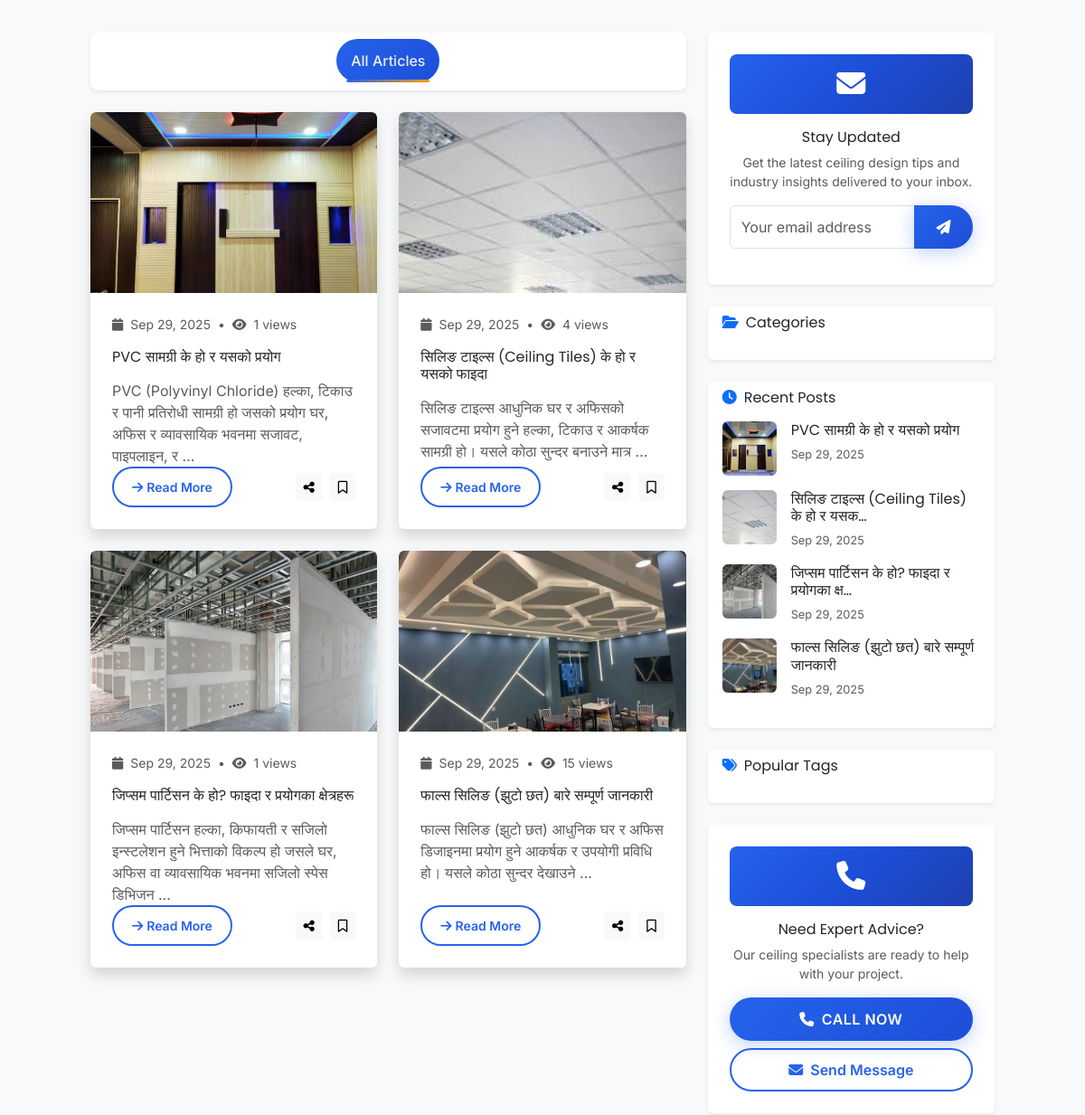
/blog/ (middle part), run on an earlier commit of the app's database.
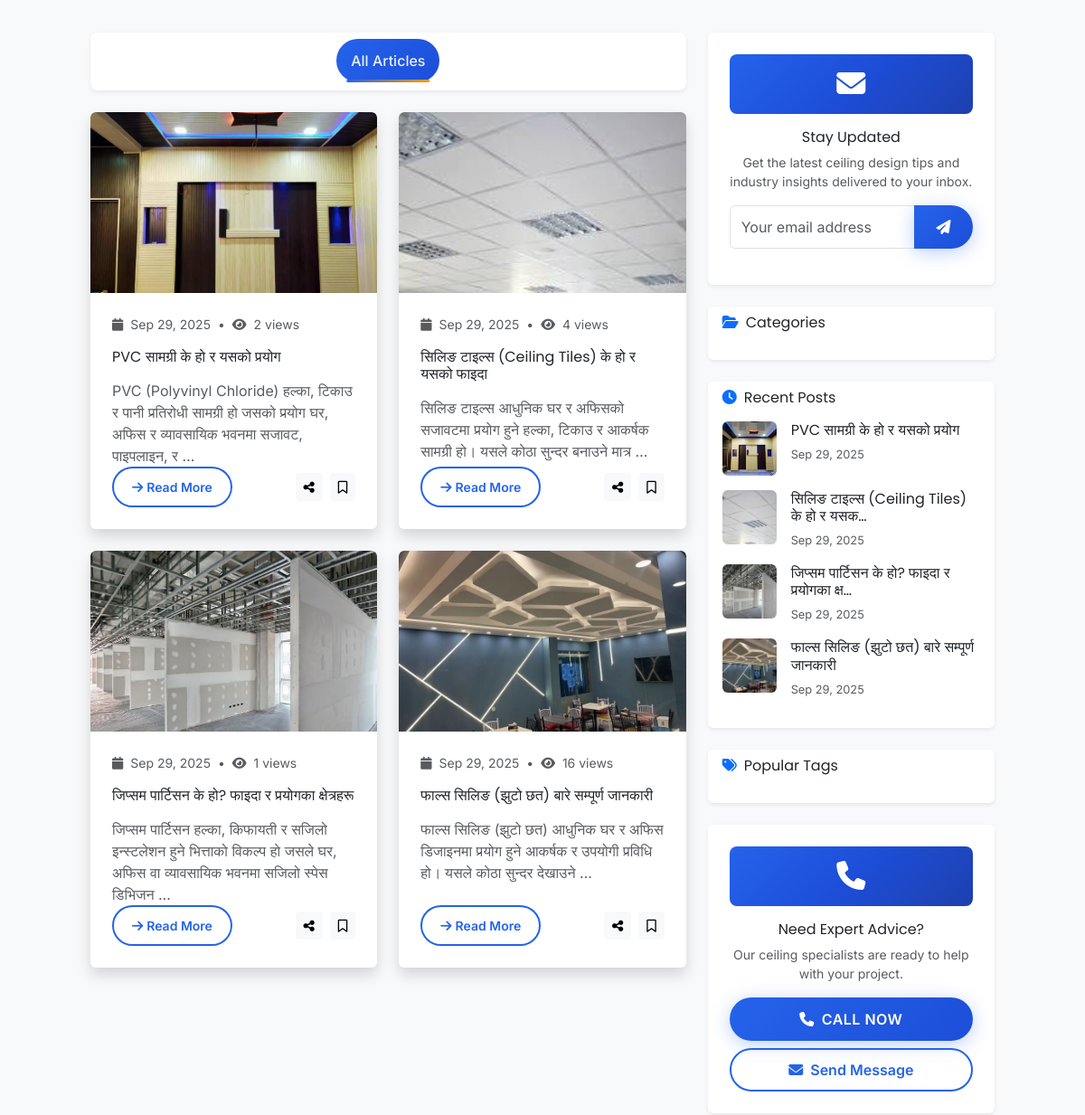
And on a later commit of the database.
### app/models.py (models this page shows, shortened)
class BlogPost(models.Model):
    title = models.CharField(max_length=200)
    slug = models.SlugField(unique=True)
    content = models.TextField()
    excerpt = models.TextField(max_length=300)
    image = models.ImageField(upload_to='blog/', blank=True, null=True)  # Renamed from featured_image
    author = models.ForeignKey(User, on_delete=models.CASCADE)
    category = models.ForeignKey(BlogCategory, on_delete=models.SET_NULL, null=True, blank=True)
    views = models.IntegerField(default=0)
    created_at = models.DateTimeField(default=timezone.now)
    updated_at = models.DateTimeField(auto_now=True)
    is_published = models.BooleanField(default=False)
    is_featured = models.BooleanField(default=False)
    class Meta:
        ordering = ['-created_at']

### app/views.py (the view)
# urls.py: path('blog/', views.blog, name='blog'),
def blog(request):
    posts = BlogPost.objects.filter(is_published=True).select_related('category', 'author')
    search_query = request.GET.get('search', '')
    if search_query:
        posts = posts.filter(
            Q(title__icontains=search_query) |
            Q(content__icontains=search_query) |
            Q(excerpt__icontains=search_query)
        )
    category_slug = request.GET.get('category', '')
    current_category = None
    if category_slug:
        current_category = get_object_or_404(BlogCategory, slug=category_slug)
        posts = posts.filter(category=current_category)
    tag_name = request.GET.get('tag', '')
    if tag_name:
        posts = posts.filter(tags__name=tag_name)
    featured_post = BlogPost.objects.filter(
        is_published=True,
        is_featured=True
    ).first()
    paginator = Paginator(posts, 6)
    page_number = request.GET.get('page', 1)
    page_obj = paginator.get_page(page_number)
    categories = BlogCategory.objects.all()
    recent_posts_qs = BlogPost.objects.filter(is_published=True).order_by('-created_at')
    if featured_post:
        recent_posts_qs = recent_posts_qs.exclude(id=featured_post.id)
    recent_posts = recent_posts_qs[:5]
    popular_tags = BlogTag.objects.all()[:10]
    context = {
        'posts': page_obj,
        'featured_post': featured_post,
        'categories': categories,
        'current_category': current_category,
        'recent_posts': recent_posts,
        'popular_tags': popular_tags,
    }
    return render(request, 'blog.html', context)

### app/templates/blog.html (shortened to what this page needs)
{% extends 'base.html' %}
{% load static %}
{% block content %}
<section class="section-padding bg-light">
    <div class="container">
        <div class="row">
            <div class="col-lg-8">
                <div class="filter-tabs mb-4" data-aos="fade-up">
                    <ul class="nav nav-pills justify-content-center bg-white rounded-3 shadow-sm p-2">
                        <li class="nav-item">
                            <a class="nav-link {% if not current_category %}active{% endif %}"
                               href="{% url 'blog' %}">All Articles</a>
                        </li>
                    </ul>
                </div>
                <div class="row">
                    {% for post in posts %}
                    <div class="col-md-6 mb-4" data-aos="fade-up" data-aos-delay="{{ forloop.counter0|add:100 }}">
                        <article class="card h-100 border-0 shadow card-hover">
                            <div class="position-relative overflow-hidden">
                                {% if post.image %}
                                    <img src="{{ post.image.url }}"
                                         class="card-img-top" alt="{{ post.title }}"
                                         style="height: 200px; object-fit: cover;">
                                {% else %}
                                    <img src="{% static 'images/blog/default-blog.jpg' %}"
                                         class="card-img-top" alt="{{ post.title }}"
                                         style="height: 200px; object-fit: cover;">
                                {% endif %}
                            </div>
                            <div class="card-body d-flex flex-column p-4">
                                <div class="d-flex align-items-center mb-3 text-muted small">
                                    <i class="fas fa-calendar me-2"></i>
                                    <span>{{ post.created_at|date:"M d, Y" }}</span>
                                    <span class="mx-2">•</span>
                                    <i class="fas fa-eye me-2"></i>
                                    <span>{{ post.views|default:0 }} views</span>
                                </div>
                                <h5 class="card-title mb-3">
                                    <a href="{% url 'blog_detail' post.slug %}" class="text-decoration-none text-dark">
                                        {{ post.title }}
                                    </a>
                                </h5>
                                <p class="card-text text-muted flex-grow-1">
                                    {{ post.excerpt|truncatewords:20 }}
                                </p>
                                <div class="d-flex justify-content-between align-items-center mt-auto">
                                    <a href="{% url 'blog_detail' post.slug %}" class="btn btn-outline-primary btn-sm">
                                        <i class="fas fa-arrow-right me-1"></i>Read More
                                    </a>
                                    <div class="d-flex gap-2">
                                        <button class="btn btn-sm btn-light" data-bs-toggle="tooltip" title="Share">
                                            <i class="fas fa-share-alt"></i>
                                        </button>
                                        <button class="btn btn-sm btn-light" data-bs-toggle="tooltip" title="Bookmark">
                                            <i class="far fa-bookmark"></i>
                                        </button>
                                    </div>
                                </div>
                            </div>
                        </article>
                    </div>
                    {% endfor %}
                </div>
            </div>
            <div class="col-lg-4">
                <div class="sidebar">
                    <div class="card border-0 shadow-sm mb-4" data-aos="fade-left">
                        <div class="card-body text-center p-4">
                            <div class="gradient-bg text-white rounded-3 p-3 mb-3">
                                <i class="fas fa-envelope fa-2x"></i>
                            </div>
                            <h5 class="card-title">Stay Updated</h5>
                            <p class="text-muted small mb-3">Get the latest ceiling design tips and industry insights delivered to your inbox.</p>
                            <form class="newsletter-form">
                                <div class="input-group mb-3">
                                    <input type="email" class="form-control" placeholder="Your email address" required>
                                    <button class="btn btn-primary-custom" type="submit">
                                        <i class="fas fa-paper-plane"></i>
                                    </button>
                                </div>
                            </form>
                        </div>
                    </div>
                    <div class="card border-0 shadow-sm mb-4" data-aos="fade-left" data-aos-delay="100">
                        <div class="card-header bg-transparent border-0 pb-0">
                            <h6 class="mb-0"><i class="fas fa-folder-open me-2 text-primary"></i>Categories</h6>
                        </div>
                        <div class="card-body pt-3">
                        </div>
                    </div>
                    <div class="card border-0 shadow-sm mb-4" data-aos="fade-left" data-aos-delay="200">
                        <div class="card-header bg-transparent border-0 pb-0">
                            <h6 class="mb-0"><i class="fas fa-clock me-2 text-primary"></i>Recent Posts</h6>
                        </div>
                        <div class="card-body pt-3">
                            {% for post in recent_posts %}
                            <div class="d-flex mb-3">
                                {% if post.image %}
                                    <img src="{{ post.image.url }}"
                                         class="rounded me-3" alt="{{ post.title }}"
                                         style="width: 60px; height: 60px; object-fit: cover;">
                                {% else %}
                                    <img src="{% static 'images/blog/default-blog.jpg' %}"
                                         class="rounded me-3" alt="{{ post.title }}"
                                         style="width: 60px; height: 60px; object-fit: cover;">
                                {% endif %}
                                <div class="flex-grow-1">
                                    <h6 class="mb-1">
                                        <a href="{% url 'blog_detail' post.slug %}" class="text-decoration-none text-dark">
                                            {{ post.title|truncatechars:40 }}
                                        </a>
                                    </h6>
                                    <small class="text-muted">{{ post.created_at|date:"M d, Y" }}</small>
                                </div>
                            </div>
                            {% endfor %}
                        </div>
                    </div>
                    <div class="card border-0 shadow-sm mb-4" data-aos="fade-left" data-aos-delay="300">
                        <div class="card-header bg-transparent border-0 pb-0">
                            <h6 class="mb-0"><i class="fas fa-tags me-2 text-primary"></i>Popular Tags</h6>
                        </div>
                        <div class="card-body pt-3">
                        </div>
                    </div>
                    <div class="card border-0 shadow-sm" data-aos="fade-left" data-aos-delay="400">
                        <div class="card-body text-center p-4">
                            <div class="gradient-bg text-white rounded-3 p-3 mb-3">
                                <i class="fas fa-phone fa-2x"></i>
                            </div>
                            <h5 class="card-title">Need Expert Advice?</h5>
                            <p class="text-muted small mb-3">Our ceiling specialists are ready to help with your project.</p>
                            <div class="d-grid gap-2">
                                <a href="tel:9822662207" class="btn btn-primary-custom">
                                    <i class="fas fa-phone me-2"></i>Call Now
                                </a>
                                <a href="{% url 'contact' %}" class="btn btn-outline-primary">
                                    <i class="fas fa-envelope me-2"></i>Send Message
                                </a>
                            </div>
                        </div>
                    </div>
                </div>
            </div>
        </div>
    </div>
</section>
{% endblock %}

### app/templates/base.html (shortened to what this page needs)
<!DOCTYPE html>
<html lang="en">
<head>
    <script src="https://cdn.tailwindcss.com"></script>
    <link href="https://cdn.jsdelivr.net/npm/bootstrap@5.3.2/dist/css/bootstrap.min.css" rel="stylesheet">
    <link rel="stylesheet" href="https://cdnjs.cloudflare.com/ajax/libs/font-awesome/6.4.0/css/all.min.css">
    <link href="https://unpkg.com/aos@2.3.1/dist/aos.css" rel="stylesheet">
    <link rel="stylesheet" href="https://unpkg.com/swiper@10/swiper-bundle.min.css">
    <link href="https://cdn.jsdelivr.net/npm/bootstrap-icons@1.10.5/font/bootstrap-icons.css" rel="stylesheet">
</head>
<body>
    <main>
        {% block content %}
        {% endblock %}
    </main>
</body>
</html>

### app/templates/base.html (style rules this page uses)
:root { --primary-color: #2563eb; --primary-dark: #1d4ed8; --primary-light: #3b82f6; --secondary-color: #f59e0b; --accent-color: #10b981; --dark-color: #0f172a; --light-color: #f8fafc; --text-dark: #1e293b; --text-light: #64748b; --border-color: rgba(15, 23, 42, 0.1); --glass-bg: rgba(255, 255, 255, 0.95); --glass-border: rgba(255, 255, 255, 0.18); }
* { margin: 0; padding: 0; box-sizing: border-box; }
body { font-family: 'Inter', sans-serif; line-height: 1.6; overflow-x: hidden; color: var(--text-dark); }
.gradient-bg { background: linear-gradient(135deg, var(--primary-color) 0%, var(--primary-dark) 50%, #1e40af 100%); }
.nav-link { font-weight: 500; position: relative; transition: all 0.3s ease; margin: 0 0.25rem; padding: 0.75rem 1rem !important; border-radius: 8px; color: rgba(255, 255, 255, 0.9) !important; }
.nav-link::after { content: ''; position: absolute; bottom: 0; left: 50%; width: 0; height: 3px; background: linear-gradient(90deg, var(--primary-color), var(--secondary-color)); transition: all 0.3s ease; transform: translateX(-50%); border-radius: 2px; }
.nav-link:hover::after, .nav-link.active::after { width: 80%; }
.btn-primary-custom { background: linear-gradient(135deg, var(--primary-color) 0%, var(--primary-dark) 100%); border: none; border-radius: 50px; padding: 12px 24px; color: white; font-weight: 600; text-transform: uppercase; letter-spacing: 0.5px; transition: all 0.4s cubic-bezier(0.4, 0, 0.2, 1); position: relative; overflow: hidden; box-shadow: 0 4px 20px rgba(37, 99, 235, 0.3); }
.btn-primary-custom::before { content: ''; position: absolute; top: 0; left: -100%; width: 100%; height: 100%; background: linear-gradient(90deg, transparent, rgba(255, 255, 255, 0.3), transparent); transition: left 0.6s ease; }
.btn-outline-primary { border: 2px solid var(--primary-color); color: var(--primary-color); background: transparent; border-radius: 50px; padding: 10px 20px; font-weight: 600; transition: all 0.3s ease; position: relative; overflow: hidden; }
.card-hover { transition: all 0.4s cubic-bezier(0.4, 0, 0.2, 1); cursor: pointer; position: relative; overflow: hidden; }
.card-hover::before { content: ''; position: absolute; top: 0; left: 0; right: 0; bottom: 0; background: linear-gradient(135deg, rgba(37, 99, 235, 0.05) 0%, rgba(245, 158, 11, 0.05) 100%); opacity: 0; transition: opacity 0.4s ease; }
.section-padding { padding: 100px 0; }
h1, h2, h3, h4, h5, h6 { font-family: 'Poppins', sans-serif; font-weight: 600; line-height: 1.2; }

### app/templates/blog.html (style rules this page uses)
.sidebar .card { transition: all 0.3s ease; }
.filter-tabs .nav-pills .nav-link { color: #6c757d; border-radius: 25px; padding: 10px 20px; margin: 0 5px; transition: all 0.3s ease; }
.filter-tabs .nav-pills .nav-link:hover, .filter-tabs .nav-pills .nav-link.active { background: linear-gradient(135deg, var(--primary-color) 0%, #1d4ed8 100%); color: white; transform: translateY(-1px); }
.card-hover { transition: all 0.3s ease; }

What changed in the data, as far as the page shows it:
changed BlogPost "PVC सामग्री के हो र यसको प्रयोग": views "1" → "2"
changed BlogPost "फाल्स सिलिङ (झुटो छत) बारे सम्पूर्ण जानकारी": views "15" → "16"
